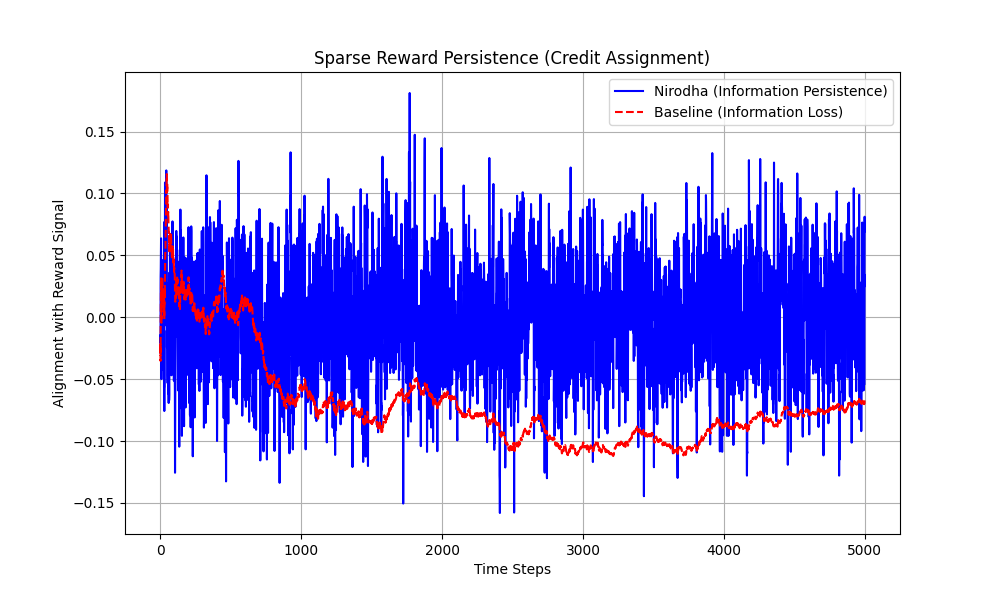

Python code for this plot:
import torch
import numpy as np
import matplotlib.pyplot as plt
from nirodha.core import CognitiveState, YogaRegulator

def run_sparse_reward_test():
    print("Starting Experiment 4: Sparse Reward Persistence")
    dim = 512
    horizon = 5000
    beta = 0.5
    reward_frequency = 1000 # Reward/Signal only every 1000 steps
    
    # 1. Hidden Sparse Signal (The "Reward" pattern)
    reward_signal = torch.randn(dim)
    reward_signal = reward_signal / torch.norm(reward_signal) * 0.1 # Weak but detectable
    
    # 2. Setup Systems
    C0 = torch.zeros(dim)
    
    # Nirodha System
    state_nirodha = CognitiveState(C0.clone())
    regulator = YogaRegulator(beta=beta)
    
    # Baseline System (Unregulated exploration/random walk)
    h_baseline = C0.clone()
    
    nirodha_discovery = []
    baseline_discovery = []
    
    print(f"Running simulation for {horizon} steps with sparse reward frequency {reward_frequency}...")
    
    for t in range(horizon):
        # Exploration noise
        noise = torch.randn(dim) * 1.0
        
        # Determine current update: Inject reward only if t is a multiple of reward_frequency
        is_reward_step = (t % reward_frequency == 0)
        update = noise + (reward_signal if is_reward_step else 0.0)
        
        # Nirodha Update
        state_nirodha = regulator(state_nirodha, update)
        
        # Baseline Update
        h_baseline = h_baseline + update
        
        # Measure discovery (alignment with reward_signal)
        # We subtract C0 to check direction of discovery
        sim_n = torch.nn.functional.cosine_similarity(state_nirodha.C - state_nirodha.C0, reward_signal, dim=0).item()
        sim_b = torch.nn.functional.cosine_similarity(h_baseline - C0, reward_signal, dim=0).item()
        
        nirodha_discovery.append(sim_n)
        baseline_discovery.append(sim_b)
        
        if is_reward_step:
            print(f"  Step {t:4} [REWARD]: Nirodha Discovery={sim_n:.6f}, Baseline Discovery={sim_b:.6f}")

    # Plotting
    plt.figure(figsize=(10, 6))
    plt.plot(nirodha_discovery, label='Nirodha (Information Persistence)', color='blue')
    plt.plot(baseline_discovery, label='Baseline (Information Loss)', color='red', linestyle='--')
    plt.title('Sparse Reward Persistence (Credit Assignment)')
    plt.xlabel('Time Steps')
    plt.ylabel('Alignment with Reward Signal')
    plt.legend()
    plt.grid(True)
    plt.savefig('app_sparse_rewards.png')
    print("\nResults saved to app_sparse_rewards.png")
    
    final_sim_n = np.mean(nirodha_discovery[-100:])
    final_sim_b = np.mean(baseline_discovery[-100:])
    
    if final_sim_n > final_sim_b + 0.05:
        print("✅ SUCCESS: Nirodha successfully preserved the sparse signal while baseline washed it out.")
    else:
        print("❌ Sparse signal differentiator not cleared.")

if __name__ == "__main__":
    run_sparse_reward_test()
